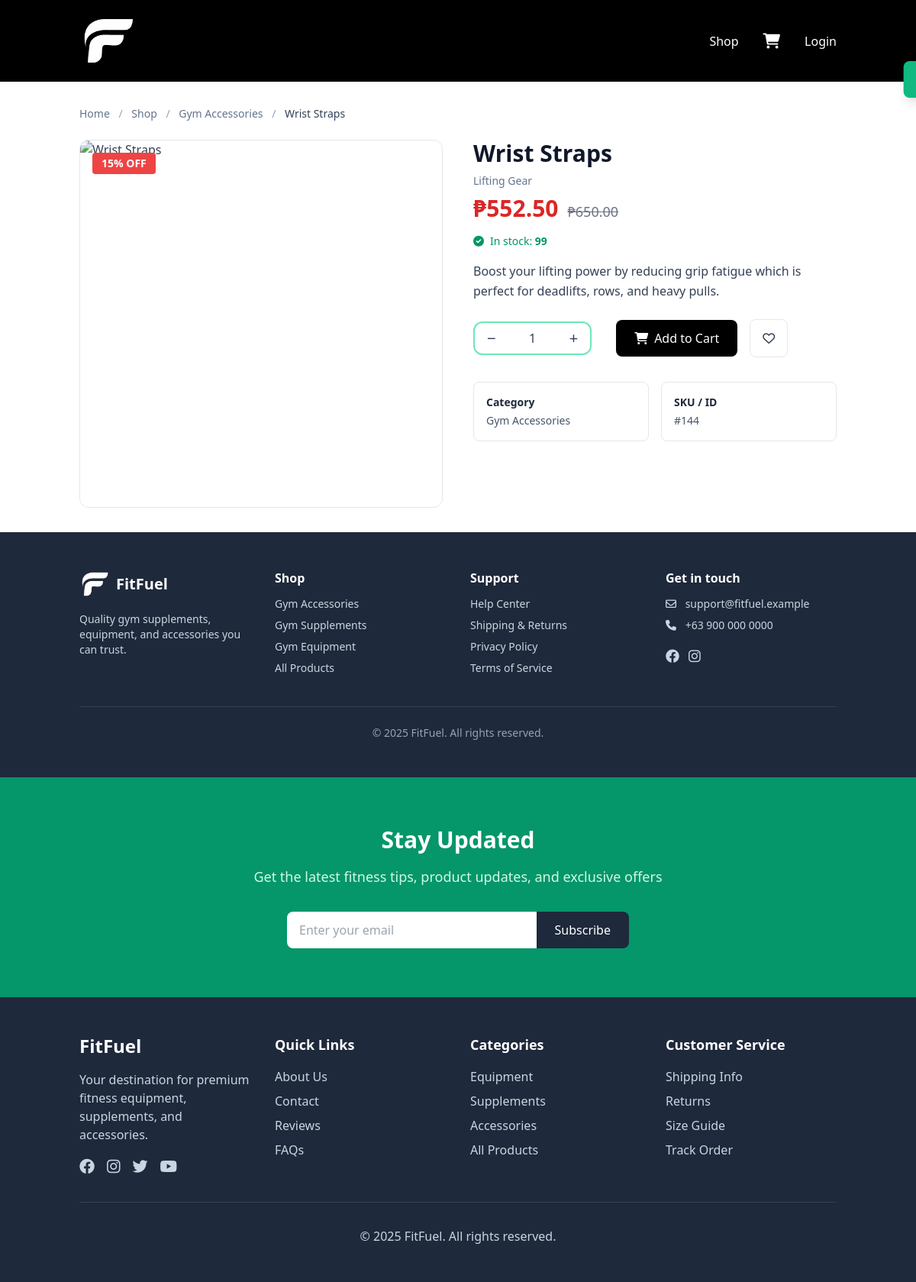
Screenshot of /product.php?id=144 with the database file from the repository.
### tables this page shows
CREATE TABLE `products` (
  `product_id` bigint(20) UNSIGNED NOT NULL,
  `name` varchar(150) NOT NULL,
  `description` text DEFAULT NULL,
  `price` decimal(10,2) NOT NULL,
  `stock` int(10) UNSIGNED NOT NULL DEFAULT 0,
  `category_id` bigint(20) UNSIGNED DEFAULT NULL,
  `subcategory_id` bigint(20) UNSIGNED DEFAULT NULL,
  `images` longtext DEFAULT NULL CHECK (json_valid(`images`)),
  `status` enum('active','inactive') NOT NULL DEFAULT 'active',
  `is_popular` tinyint(1) NOT NULL DEFAULT 0,
  `is_best_seller` tinyint(1) NOT NULL DEFAULT 0,
  `sale_percentage` int(11) DEFAULT 0,
  `created_at` timestamp NOT NULL DEFAULT current_timestamp(),
  `updated_at` timestamp NOT NULL DEFAULT current_timestamp() ON UPDATE current_timestamp(),
  `min_stock_level` int(11) NOT NULL DEFAULT 10,
  `average_rating` decimal(3,2) NOT NULL DEFAULT 0.00,
  `total_reviews` int(11) NOT NULL DEFAULT 0,
  `rating_5_count` int(11) NOT NULL DEFAULT 0,
  `rating_4_count` int(11) NOT NULL DEFAULT 0,
  `rating_3_count` int(11) NOT NULL DEFAULT 0,
  `rating_2_count` int(11) NOT NULL DEFAULT 0,
  `rating_1_count` int(11) NOT NULL DEFAULT 0
);

CREATE TABLE `categories` (
  `category_id` bigint(20) UNSIGNED NOT NULL,
  `name` varchar(100) NOT NULL,
  `description` text DEFAULT NULL,
  `created_at` timestamp NOT NULL DEFAULT current_timestamp(),
  `updated_at` timestamp NOT NULL DEFAULT current_timestamp() ON UPDATE current_timestamp()
);

CREATE TABLE `subcategories` (
  `subcategory_id` bigint(20) UNSIGNED NOT NULL,
  `category_id` bigint(20) UNSIGNED NOT NULL,
  `name` varchar(100) NOT NULL,
  `description` text DEFAULT NULL,
  `created_at` timestamp NOT NULL DEFAULT current_timestamp(),
  `updated_at` timestamp NOT NULL DEFAULT current_timestamp() ON UPDATE current_timestamp()
);

### config/currency_helper.php (called while the page is built, shortened)
<?php
function getCurrencySettings() {
    static $settings = null;
    if ($settings === null) {
        $settings = [
            'symbol' => '₱',
            'code' => 'PHP',
            'position' => 'before'
        ];
        try {
            $pdo = getDBConnection();
            $stmt = $pdo->query("SELECT key_name, value FROM settings WHERE key_name IN ('currency_symbol', 'currency_code', 'currency_position')");
            while ($row = $stmt->fetch()) {
                switch ($row['key_name']) {
                    case 'currency_symbol':
                        $settings['symbol'] = $row['value'] ?: '₱';
                        break;
                    case 'currency_code':
                        $settings['code'] = $row['value'] ?: 'PHP';
                        break;
                    case 'currency_position':
                        $settings['position'] = $row['value'] ?: 'before';
                        break;
                }
            }
        } catch (Exception $e) {
        }
    }
    return $settings;
}
function formatCurrency($amount, $decimals = 2) {
    $settings = getCurrencySettings();
    $formatted = number_format((float)$amount, $decimals);
    if ($settings['position'] === 'after') {
        return $formatted . $settings['symbol'];
    } else {
        return $settings['symbol'] . $formatted;
    }
}
?>

### product.php (the view, shortened to what this page needs)
<?php
require_once 'config/currency_helper.php';
$id = isset($_GET['id']) ? (int)$_GET['id'] : 0;
try {
    $pdo = getDBConnection();
    $sql = "SELECT p.*,
                   c.name  AS category_name,
                   sc.name AS subcategory_name
            FROM products p
            LEFT JOIN categories c     ON p.category_id    = c.category_id
            LEFT JOIN subcategories sc ON p.subcategory_id = sc.subcategory_id
            WHERE p.product_id = ?
            LIMIT 1";
    $stmt = $pdo->prepare($sql);
    $stmt->execute([$id]);
    $product = $stmt->fetch(PDO::FETCH_ASSOC);
} catch (Throwable $e) { $product = null; }
  http_response_code(404); ?>
  </body></html><?php exit;
$images = json_decode($product['images'] ?? '[]', true);
$images = is_array($images) ? array_values(array_filter($images)) : [];
$on_sale = ((float)($product['sale_percentage'] ?? 0) > 0);
$price   = (float)($product['price'] ?? 0);
$final   = $on_sale ? ($price * (1 - ((float)$product['sale_percentage'] / 100))) : $price;
$hasStockCol        = array_key_exists('stock', (array)$product);
$stock              = $hasStockCol ? max(0, (int)$product['stock']) : null;
$inStock            = !$hasStockCol ? true : ($stock > 0);
$lowStockThreshold  = 5;
?>
<!doctype html>
<html lang="en">
<head>
  <script src="https://cdn.tailwindcss.com"></script>
  <link href="https://cdnjs.cloudflare.com/ajax/libs/font-awesome/6.0.0/css/all.min.css" rel="stylesheet">
</head>
<body class="font-body bg-white text-slate-700">
  <nav class="bg-black py-4">
    <div class="container mx-auto px-4 flex items-center justify-between">
      <a href="index.php" class="flex items-center"><img src="img/LOGO-Fitfuel.png" width="75" alt="LOGO"></a>
      <div class="flex items-center gap-6">
        <a href="shop.php" class="text-white hover:text-emerald-400">Shop</a>
        <a href="cart.php" class="relative p-2 text-white hover:text-emerald-400">
          <i class="fas fa-shopping-cart text-xl"></i>
        </a>
        <?php if (!empty($_SESSION['user_id'])): ?>
          <a href="logout.php" class="text-white hover:text-emerald-400">Logout</a>
        <?php else: ?>
          <a href="login.php" class="text-white hover:text-emerald-400">Login</a>
        <?php endif; ?>
      </div>
    </div>
  </nav>
  <div class="container mx-auto px-4 py-8">
    <nav class="text-sm mb-6">
      <a href="index.php" class="text-slate-500 hover:text-emerald-600">Home</a>
      <span class="mx-2 text-slate-400">/</span>
      <a href="shop.php" class="text-slate-500 hover:text-emerald-600">Shop</a>
      <?php if (!empty($product['category_name'])): ?>
        <span class="mx-2 text-slate-400">/</span>
        <a class="text-slate-500 hover:text-emerald-600" href="shop.php?category=<?= (int)$product['category_id']; ?>">
          <?= htmlspecialchars($product['category_name']); ?>
        </a>
      <?php endif; ?>
      <span class="mx-2 text-slate-400">/</span>
      <span class="text-slate-700"><?= htmlspecialchars($product['name']); ?></span>
    </nav>
    <div class="grid grid-cols-1 lg:grid-cols-2 gap-10">
      <section>
        <div class="relative rounded-xl overflow-hidden border">
          <img id="mainImage" src="<?= htmlspecialchars($images[0]); ?>" alt="<?= htmlspecialchars($product['name']); ?>" class="w-full h-[480px] object-cover">
          <?php if ($on_sale): ?>
            <span class="absolute top-4 left-4 bg-red-500 text-white px-3 py-1 rounded text-sm font-semibold"><?= (int)$product['sale_percentage']; ?>% OFF</span>
          <?php endif; ?>
        </div>
      </section>
      <section>
        <h1 class="text-2xl md:text-3xl font-bold text-slate-900 mb-2"><?= htmlspecialchars($product['name']); ?></h1>
        <?php if (!empty($product['subcategory_name'])): ?>
          <div class="text-sm text-slate-500 mb-2"><?= htmlspecialchars($product['subcategory_name']); ?></div>
        <?php endif; ?>
        <div class="flex items-end gap-3 mb-3">
          <?php if ($on_sale): ?>
            <div class="text-3xl font-extrabold text-red-600"><?= formatCurrency($final); ?></div>
            <div class="text-lg text-gray-500 line-through"><?= formatCurrency($price); ?></div>
          <?php else: ?>
            <div class="text-3xl font-extrabold text-emerald-600"><?= formatCurrency($price); ?></div>
          <?php endif; ?>
        </div>
        <?php if ($hasStockCol): ?>
          <?php if (!$inStock): ?>
            <div class="mb-4 inline-flex items-center gap-2 text-red-600 text-sm" aria-live="polite">
              <i class="fa-solid fa-circle-xmark"></i>
              <span>Out of stock</span>
            </div>
          <?php else: ?>
            <div class="mb-4 inline-flex items-center gap-2 text-emerald-600 text-sm" aria-live="polite">
              <i class="fa-solid fa-circle-check"></i>
              <span>In stock: <strong><?= $stock; ?></strong></span>
            </div>
          <?php endif; ?>
        <?php endif; ?>
        <p class="text-slate-700 leading-relaxed mb-6"><?= nl2br(htmlspecialchars($product['description'] ?? '')); ?></p>
        <div class="flex items-center gap-4 mb-8">
          <div class="inline-flex items-stretch rounded-xl border-2 border-emerald-300 focus-within:ring-2 focus-within:ring-emerald-500 overflow-hidden <?= $inStock ? '' : 'opacity-50'; ?>">
            <button type="button" id="qtyMinus"
                    class="px-3 md:px-4 text-xl select-none hover:bg-emerald-50 active:bg-emerald-100"
                    aria-label="Decrease quantity" <?= $inStock ? '' : 'disabled'; ?>>−</button>
            <input id="qty" type="number" inputmode="numeric" pattern="[0-9]*"
                   min="1" <?= ($hasStockCol && $stock > 0) ? 'max="'.(int)$stock.'"' : ''; ?>
                   value="1"
                   class="w-16 text-center outline-none border-0 focus:ring-0 py-2"
                   aria-label="Quantity" <?= $inStock ? '' : 'disabled'; ?>>
            <button type="button" id="qtyPlus"
                    class="px-3 md:px-4 text-xl select-none hover:bg-emerald-50 active:bg-emerald-100"
                    aria-label="Increase quantity" <?= $inStock ? '' : 'disabled'; ?>>+</button>
          </div>
          <button onclick="addToCartDetail(<?= (int)$product['product_id']; ?>)"
                  class="bg-black text-white px-6 py-3 rounded-lg hover:bg-gray-800 disabled:opacity-50 disabled:cursor-not-allowed"
                  <?= $inStock ? '' : 'disabled'; ?>>
            <i class="fas fa-shopping-cart mr-2"></i><?= $inStock ? 'Add to Cart' : 'Out of Stock'; ?>
          </button>
          <a href="wishlist.php?add=<?= (int)$product['product_id']; ?>" class="px-4 py-3 border rounded-lg hover:bg-gray-50" aria-label="Add to wishlist">
            <i class="far fa-heart"></i>
          </a>
        </div>
        <div class="grid grid-cols-1 sm:grid-cols-2 gap-4 text-sm">
          <div class="p-4 rounded-lg border">
            <div class="font-semibold text-slate-800 mb-1">Category</div>
            <div class="text-slate-600"><?= htmlspecialchars($product['category_name'] ?? '—'); ?></div>
          </div>
          <div class="p-4 rounded-lg border">
            <div class="font-semibold text-slate-800 mb-1">SKU / ID</div>
            <div class="text-slate-600">#<?= (int)$product['product_id']; ?></div>
          </div>
        </div>
      </section>
    </div>
  </div>
  <footer class="bg-slate-800 text-white">
    <div class="container mx-auto px-4 py-12">
      <div class="grid grid-cols-1 sm:grid-cols-2 lg:grid-cols-4 gap-8">
        <div>
          <div class="flex items-center gap-2 mb-4">
            <img src="img/LOGO-Fitfuel.png" alt="FitFuel Logo" class="w-10 h-10">
            <span class="text-xl font-semibold">FitFuel</span>
          </div>
          <p class="text-slate-300 text-sm">Quality gym supplements, equipment, and accessories you can trust.</p>
        </div>
        <div>
          <h4 class="font-semibold mb-3">Shop</h4>
          <ul class="space-y-2 text-slate-300 text-sm">
            <li><a href="shop.php?category=1" class="hover:text-emerald-400">Gym Accessories</a></li>
            <li><a href="shop.php?category=3" class="hover:text-emerald-400">Gym Supplements</a></li>
            <li><a href="shop.php?category=2" class="hover:text-emerald-400">Gym Equipment</a></li>
            <li><a href="shop.php" class="hover:text-emerald-400">All Products</a></li>
          </ul>
        </div>
        <div>
          <h4 class="font-semibold mb-3">Support</h4>
          <ul class="space-y-2 text-slate-300 text-sm">
            <li><a href="faq.php" class="hover:text-emerald-400">Help Center</a></li>
            <li><a href="#" class="hover:text-emerald-400">Shipping & Returns</a></li>
            <li><a href="#" class="hover:text-emerald-400">Privacy Policy</a></li>
            <li><a href="#" class="hover:text-emerald-400">Terms of Service</a></li>
          </ul>
        </div>
        <div>
          <h4 class="font-semibold mb-3">Get in touch</h4>
          <ul class="space-y-2 text-slate-300 text-sm">
            <li><i class="far fa-envelope mr-2"></i> support@fitfuel.example</li>
            <li><i class="fas fa-phone mr-2"></i> +63 900 000 0000</li>
            <li class="flex gap-3 pt-2">
              <a href="#" class="hover:text-emerald-400" aria-label="Facebook"><i class="fab fa-facebook text-lg"></i></a>
              <a href="#" class="hover:text-emerald-400" aria-label="Instagram"><i class="fab fa-instagram text-lg"></i></a>
            </li>
          </ul>
        </div>
      </div>
      <div class="border-t border-slate-700 mt-10 pt-6 text-center text-sm text-slate-400">
        &copy; <?= date('Y'); ?> FitFuel. All rights reserved.
      </div>
    </div>
  </footer>
  <div id="notification" class="fixed top-20 right-4 bg-emerald-500 text-white px-6 py-3 rounded-lg shadow-lg transform translate-x-full transition-transform duration-300 z-50 max-w-sm">
  </div>
</body>
<?php include 'includes/footer.php'; ?>
</html>

### product.php (style rules this page uses)
input[type=number] { -moz-appearance:textfield; }

### rows the page displays
products: category.name "Gym Accessories", name "Wrist Straps", sale_percentage "15", subcategory.name "Lifting Gear", price "₱650.00", stock "99", description "Boost your lifting power by reducing grip fatigue which is perfect for deadlifts, rows, and heavy pulls.", stock "1", product_id "144"

### other values shown
formatCurrency($final) "₱552.50"
